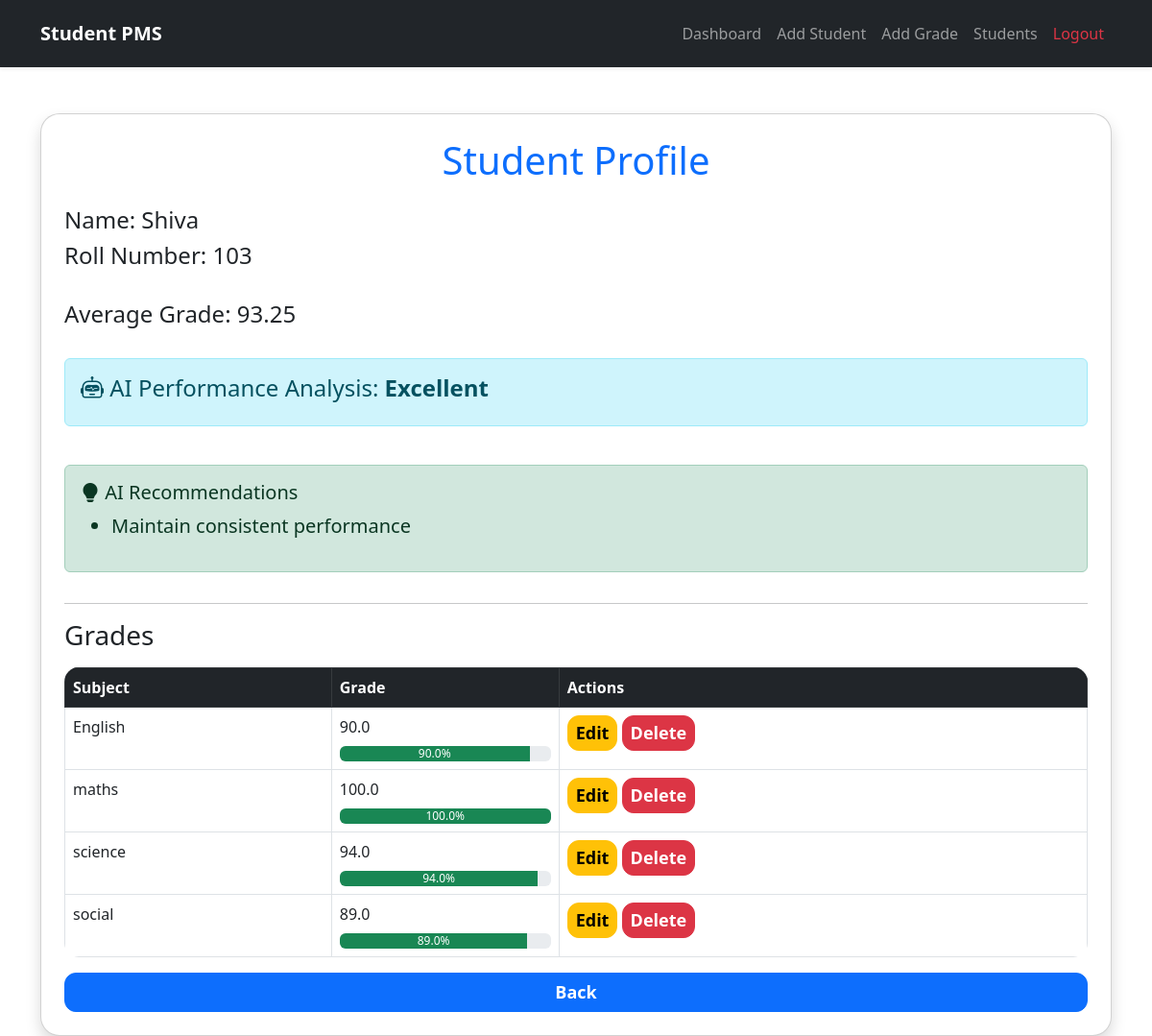
The app's page /student/103 with its own data.
### tables this page shows
CREATE TABLE students (
    name TEXT,
    roll_number TEXT PRIMARY KEY
);

CREATE TABLE grades (
    roll_number TEXT,
    subject TEXT,
    grade REAL
);

### app.py (the view)
@app.route("/student/<roll_number>")
def student_profile(roll_number):
    student, grades = get_student_details(roll_number)
    if not student:
        return "Student not found!"
    (
    performance,
    average,
    weak_subjects,
    recommendations) = analyze_student_performance(grades)
    return render_template(
    "student_profile.html",
    student=student,
    grades=grades,
    performance=performance,
    average=average,
    weak_subjects=weak_subjects,
    recommendations=recommendations)

### database.py (called while the page is built)
def get_student_details(roll_number):
    cursor.execute("""
    SELECT * FROM students
    WHERE roll_number = ?
    """, (roll_number,))
    student = cursor.fetchone()
    cursor.execute("""
    SELECT subject, grade FROM grades
    WHERE roll_number = ?
    """, (roll_number,))
    grades = cursor.fetchall()
    return student, grades

### templates/student_profile.html (shortened to what this page needs)
<!DOCTYPE html>
<html>
<head>
    <link href="https://cdn.jsdelivr.net/npm/bootstrap@5.3.0/dist/css/bootstrap.min.css" rel="stylesheet">
    <link rel="stylesheet" href="{{ url_for('static', filename='style.css') }}">
    <link rel="stylesheet"
    href="https://cdn.jsdelivr.net/npm/bootstrap-icons@1.10.5/font/bootstrap-icons.css">
</head>
<body>
{% include 'navbar.html' %}
<div class="container mt-5">
    <div class="card shadow p-4">
        <h1 class="text-center text-primary mb-4">
            Student Profile
        </h1>
        <h4>Name: {{ student[0] }}</h4>
        <h4>Roll Number: {{ student[1] }}</h4>
        <h4 class="mt-4">
            Average Grade: {{ average }}
        </h4>
        <div class="alert alert-info mt-4">
            <h4>
                <i class="bi bi-robot"></i>
                AI Performance Analysis:
                <strong>{{ performance }}</strong>
            </h4>
        </div>
        <div class="alert alert-success mt-4">
            <h5>
                <i class="bi bi-lightbulb-fill"></i>
                AI Recommendations
            </h5>
            <ul class="fs-5">
                {% for rec in recommendations %}
                <li>{{ rec }}</li>
                {% endfor %}
            </ul>
        </div>
        <hr>
        <h3 class="mb-3">Grades</h3>
        <table class="table table-bordered table-hover">
            <thead class="table-dark">
                <tr>
                    <th>Subject</th>
                    <th>Grade</th>
                    <th>Actions</th>
                </tr>
            </thead>
            <tbody>
                {% for subject, grade in grades %}
                <tr>
                    <td>{{ subject }}</td>
                    <td>
                        {{ grade }}
                        <div class="progress mt-2">
                            <div
                                class="progress-bar
                                {% if grade >= 80 %}
                                    bg-success
                                {% elif grade >= 50 %}
                                    bg-warning
                                {% else %}
                                    bg-danger
                                {% endif %}"
                                role="progressbar"
                                style="width: {{ grade }}%;">
                                {{ grade }}%
                            </div>
                        </div>
                    </td>
                    <td>
                        <a href="/edit_grade/{{ student[1] }}/{{ subject }}"
                           class="btn btn-warning btn-sm">
                            Edit
                        </a>
                        <a href="/delete_subject/{{ student[1] }}/{{ subject }}"
                           class="btn btn-danger btn-sm">
                            Delete
                        </a>
                    </td>
                </tr>
                {% endfor %}
            </tbody>
        </table>
        <a href="/view_students" class="btn btn-primary">
            Back
        </a>
    </div>
</div>
</body>
</html>

### static/style.css (style rules this page uses)
table { background-color: white; border-radius: 15px; overflow: hidden; }
.card { border-radius: 20px; }
.btn { border-radius: 12px; font-size: 18px; font-weight: 600; }

### records on screen
students: name "Shiva", roll_number "103"
grades: subject "English", grade "90.0"
grades: subject "maths", grade "100.0"
grades: subject "science", grade "94.0"
grades: subject "social", grade "89.0"

### other values on screen
{{ average }} "93.25"
{{ performance }} "Excellent"
{{ rec }} "Maintain consistent performance"
